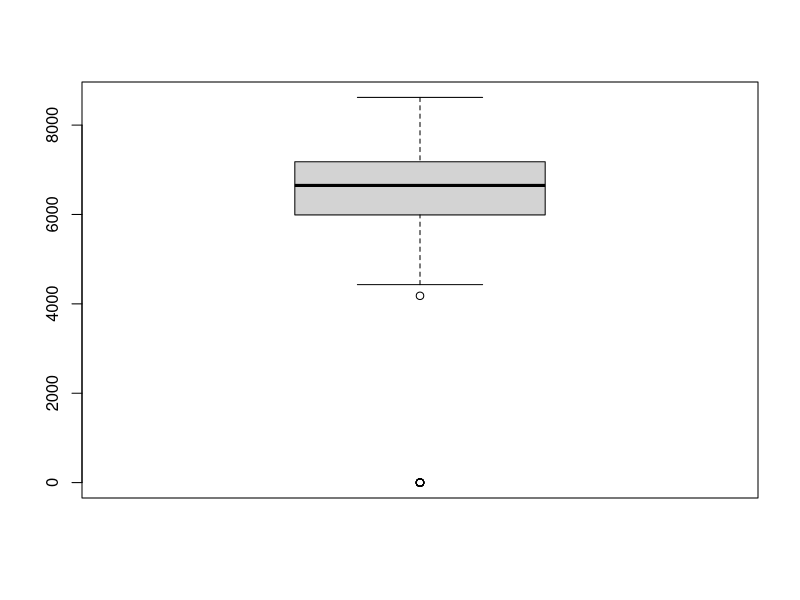
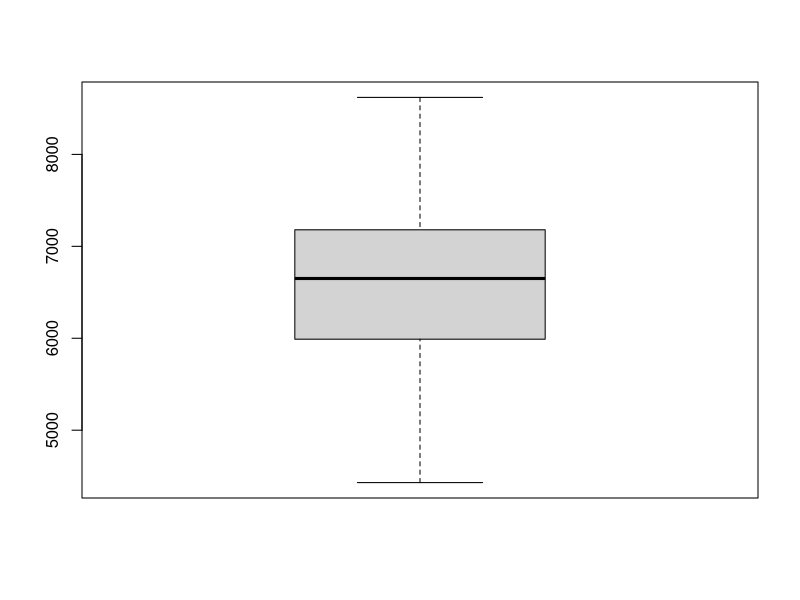
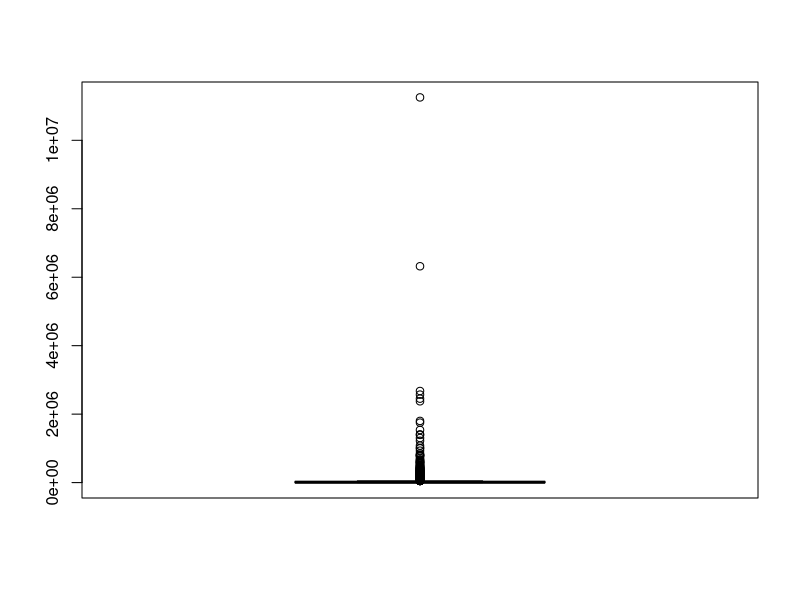
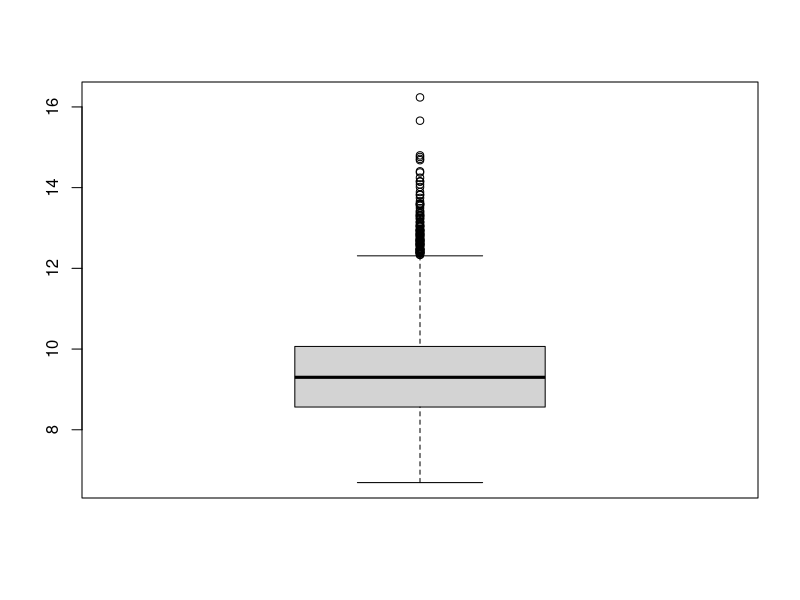
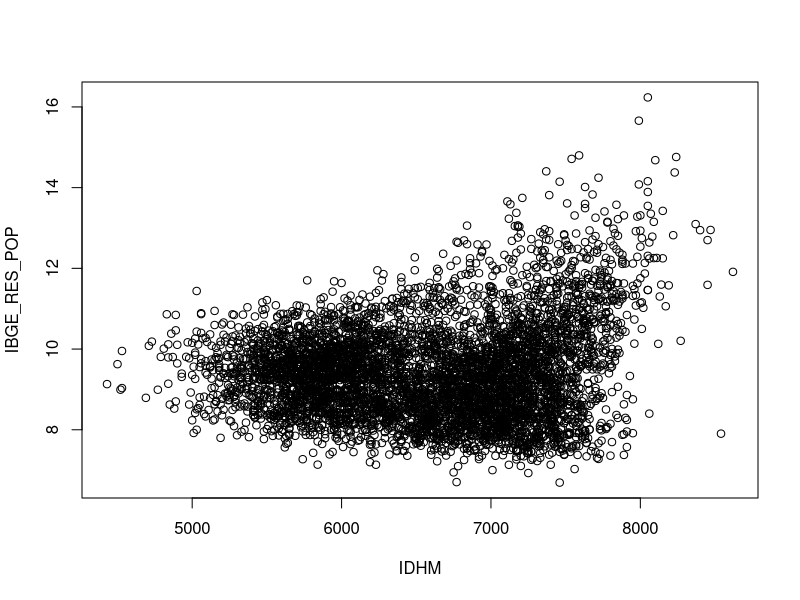
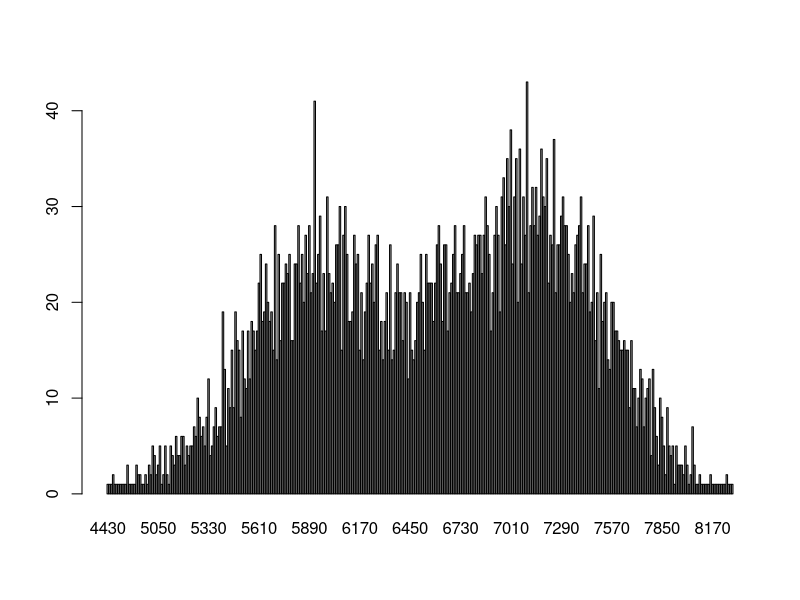

These charts were generated, in order, by the following R code:
# importar bibliotecas e dependências
library(readxl)

# definir funções importantes
moda <- function(x) {
    modal <- unique(x)
    modal[which.max(tabulate(match(x, modal)))]
}

# importar banco de dados
BRAZIL_CITIES_REV2022_CSV <- read_excel("BRAZIL_CITIES_REV2022.CSV.xlsx")

# visualização dos dados brutos - teste para ver se funcionou as importações
head(BRAZIL_CITIES_REV2022_CSV)

# seleciona colunas que serão usadas na análise - IDH e População
idh_e_pop <- BRAZIL_CITIES_REV2022_CSV[, c("IDHM", "IBGE_RES_POP")]


# Tratamento do IDH
# a partir da análise descritiva do IDH, percebemos alguns outliers em IDH
boxplot(idh_e_pop$IDHM)
summary(idh_e_pop)
moda(idh_e_pop$IDHM)
var(idh_e_pop$IDHM)
sd(idh_e_pop$IDHM)

# seleciona e remove os outliers de IDH
outliers_idh <- boxplot.stats(idh_e_pop$IDHM)$out
idh_e_pop <- idh_e_pop[-which(idh_e_pop$IDHM %in% outliers_idh),]
outliers_idh

# visualização dos novos dados de IDH
boxplot(idh_e_pop$IDHM)
summary(idh_e_pop)
moda(idh_e_pop$IDHM)
var(idh_e_pop$IDHM)
sd(idh_e_pop$IDHM)

# Tratamento da População
# a partir do boxplot, percebe-se que a população em cada estado tem uma amplitude muito grande de dados
boxplot(idh_e_pop$IBGE_RES_POP)
summary(idh_e_pop)
moda(idh_e_pop$IBGE_RES_POP)
var(idh_e_pop$IBGE_RES_POP)
sd(idh_e_pop$IBGE_RES_POP)

# é feito uma transformação logarítmica
idh_e_pop$IBGE_RES_POP <- log(idh_e_pop$IBGE_RES_POP)
idh_e_pop <- idh_e_pop[-which(idh_e_pop$IBGE_RES_POP == -Inf),]

# percebe-se que melhorou a amplitude dos dados
boxplot(idh_e_pop$IBGE_RES_POP)
summary(idh_e_pop)
moda(idh_e_pop$IBGE_RES_POP)
var(idh_e_pop$IBGE_RES_POP)
sd(idh_e_pop$IBGE_RES_POP)



# Daqui pra frente foi testes
divisoes_idh <- c("0 - 499", "500 - 599", "600 - 699", "700 - 799", "800 - 1000")
breaks_idh <- c(0, 5000, 6000, 7000, 8000, 10000)

# tabela de frequencias
table(cut(x=idh_e_pop$IDHM, breaks=breaks_idh, labels=divisoes_idh))
idh_e_pop

# plota um grafico
plot(idh_e_pop)
# detecta valores nulos
sum(is.na(idh_e_pop$IBGE_RES_POP))
# ordena os dados pela coluna pop
idh_e_pop[order(idh_e_pop$IBGE_RES_POP), decresing=true]
# plota um gráfico esquisito
plot(as.factor(idh_e_pop$IDHM))

